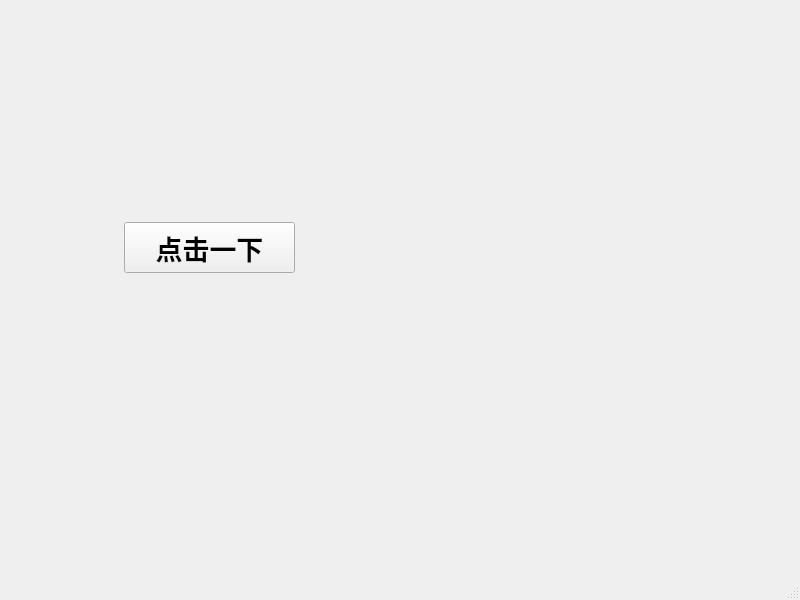
<?xml version="1.0" encoding="UTF-8"?>
<ui version="4.0">
 <class>MainWindow</class>
 <widget class="QMainWindow" name="MainWindow">
  <property name="geometry">
   <rect>
    <x>0</x>
    <y>0</y>
    <width>800</width>
    <height>600</height>
   </rect>
  </property>
  <property name="windowTitle">
   <string>MainWindow</string>
  </property>
  <widget class="QWidget" name="centralwidget">
   <widget class="QPushButton" name="pushButton">
    <property name="geometry">
     <rect>
      <x>124</x>
      <y>222</y>
      <width>171</width>
      <height>51</height>
     </rect>
    </property>
    <property name="font">
     <font>
      <family>宋体</family>
      <pointsize>20</pointsize>
      <weight>75</weight>
      <bold>true</bold>
     </font>
    </property>
    <property name="text">
     <string>点击一下</string>
    </property>
   </widget>
  </widget>
  <widget class="QMenuBar" name="menubar">
   <property name="geometry">
    <rect>
     <x>0</x>
     <y>0</y>
     <width>800</width>
     <height>23</height>
    </rect>
   </property>
  </widget>
  <widget class="QStatusBar" name="statusbar"/>
 </widget>
 <resources/>
 <connections>
  <connection>
   <sender>pushButton</sender>
   <signal>clicked()</signal>
   <receiver>MainWindow</receiver>
   <slot>slot1()</slot>
   <hints>
    <hint type="sourcelabel">
     <x>219</x>
     <y>272</y>
    </hint>
    <hint type="destinationlabel">
     <x>231</x>
     <y>510</y>
    </hint>
   </hints>
  </connection>
 </connections>
 <slots>
  <slot>slot1()</slot>
 </slots>
</ui>
